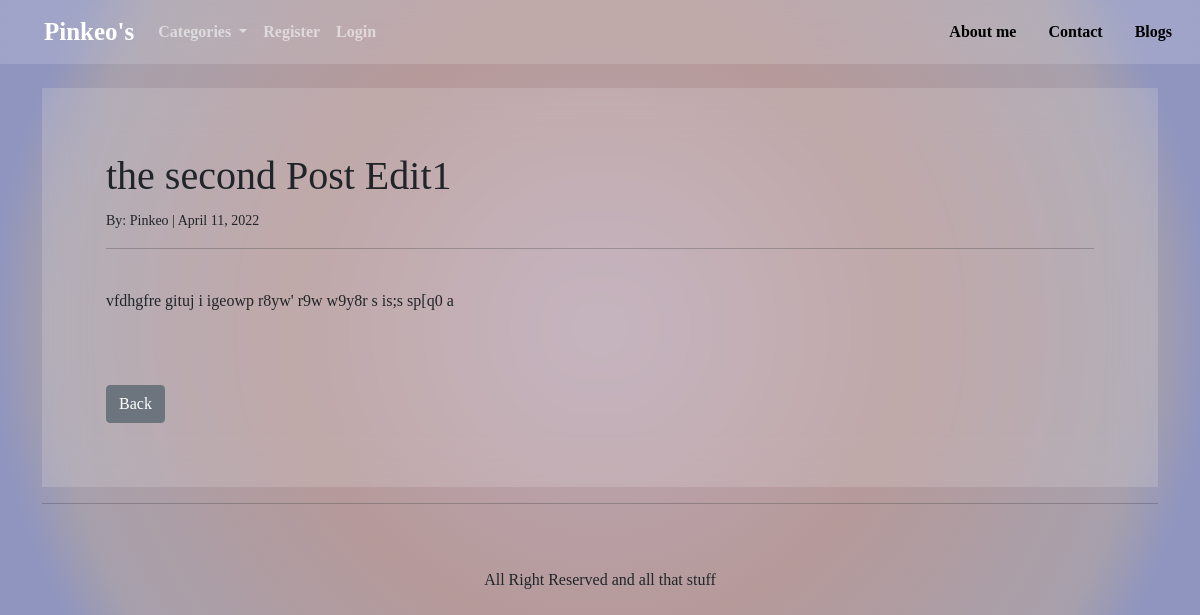
The app's page /article/2 with its own data.
### hi/models.py (models this page shows, shortened)
class Post(models.Model):
	title = models.CharField(max_length=255)
	title_tag = models.CharField(max_length=255)
	author = models.ForeignKey(User, on_delete = models.CASCADE)
	body = RichTextField(blank=True, null=True)
	post_date = models.DateField(auto_now_add = True)
	category = models.CharField(max_length=255, default ='uncategorized')
	snippet = models.CharField(max_length=255, default ='click link to read.....')

### hi/views.py (the view)
# urls.py: path('article/<int:pk>', ArticleView.as_view(), name="article-detail"),
class ArticleView(DetailView):
	model = Post
	template_name = 'hi/article_detail.html'
	def get_context_data(self, *args, **kwargs):
		category_menu = Category.objects.all()
		context = super(ArticleView, self).get_context_data(*args, **kwargs)
		context["category_menu"] = category_menu
		return context

### hi/models.py (called while the page is built)
	def  __str__(self):
		return self.name

### hi/templates/hi/article_detail.html (shortened to what this page needs)
{% extends 'hi/base.html' %}
 {% block content%}
<div class="post-body" style="color: ;">
    <h1>{{ post.title }}</h1>
    <small>By: {{ post.author }} | {{post.post_date}}
    </small>
    <hr>
    <br/>
    {{ post.body|safe}}
    <br/>
    <br/>
    <br/>
    <br/>
    <a href="{% url 'Home' %}" class="btn btn-secondary">Back</a>
    {% endblock %}

### hi/templates/hi/article_detail.html (style rules this page uses)
.post-body { padding: 4rem; background-color: rgba(255, 255, 255, .15); backdrop-filter: blur(20px); }

### hi/templates/hi/base.html (style rules this page uses)
html,body { background: #1D2B64; background: rgb(187,166,178); background: radial-gradient(circle, rgba(187,166,178,1) 5%, rgba(182,154,154,1) 45%, rgba(167,160,172,1) 80%, rgba(143,149,191,1) 89%); font-family: lao sangam Mn; }

### records on screen
Post: title "the second Post Edit1", author "Pinkeo", post_date "April 11, 2022", body "vfdhgfre gituj i igeowp r8yw' r9w w9y8r s is;s sp[q0 a"
